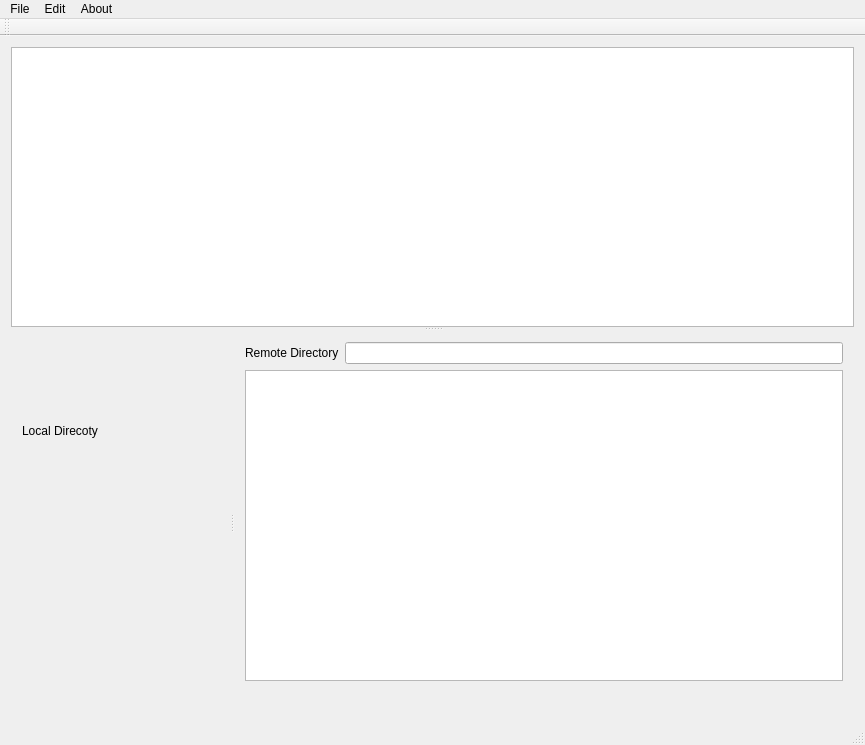
<?xml version="1.0" encoding="UTF-8"?>
<ui version="4.0">
 <class>MainWindow</class>
 <widget class="QMainWindow" name="MainWindow">
  <property name="geometry">
   <rect>
    <x>0</x>
    <y>0</y>
    <width>865</width>
    <height>745</height>
   </rect>
  </property>
  <property name="windowTitle">
   <string>MainWindow</string>
  </property>
  <widget class="QWidget" name="centralWidget">
   <layout class="QGridLayout" name="gridLayout">
    <item row="0" column="0">
     <widget class="QSplitter" name="splitter_2">
      <property name="orientation">
       <enum>Qt::Vertical</enum>
      </property>
      <widget class="QTextEdit" name="logEdit">
       <property name="readOnly">
        <bool>true</bool>
       </property>
      </widget>
      <widget class="QSplitter" name="splitter">
       <property name="orientation">
        <enum>Qt::Horizontal</enum>
       </property>
       <widget class="QWidget" name="layoutWidget">
        <layout class="QVBoxLayout" name="verticalLayout">
         <item>
          <layout class="QHBoxLayout" name="horizontalLayout">
           <item>
            <widget class="QLabel" name="label">
             <property name="text">
              <string>Local Direcoty</string>
             </property>
            </widget>
           </item>
          </layout>
         </item>
         <item>
          <widget class="QLabel" name="localInfo">
           <property name="text">
            <string/>
           </property>
          </widget>
         </item>
        </layout>
       </widget>
       <widget class="QWidget" name="layoutWidget">
        <layout class="QVBoxLayout" name="verticalLayout_2">
         <item>
          <layout class="QHBoxLayout" name="horizontalLayout_2">
           <item>
            <widget class="QLabel" name="label_2">
             <property name="text">
              <string>Remote Directory</string>
             </property>
            </widget>
           </item>
           <item>
            <widget class="QLineEdit" name="S3PathEdit"/>
           </item>
          </layout>
         </item>
         <item>
          <widget class="QTreeView" name="treeViewS3">
           <property name="editTriggers">
            <set>QAbstractItemView::NoEditTriggers</set>
           </property>
          </widget>
         </item>
         <item>
          <widget class="QLabel" name="S3Info">
           <property name="text">
            <string/>
           </property>
          </widget>
         </item>
        </layout>
       </widget>
      </widget>
     </widget>
    </item>
   </layout>
  </widget>
  <widget class="QMenuBar" name="menuBar">
   <property name="geometry">
    <rect>
     <x>0</x>
     <y>0</y>
     <width>865</width>
     <height>23</height>
    </rect>
   </property>
   <widget class="QMenu" name="menuFile">
    <property name="title">
     <string>File</string>
    </property>
   </widget>
   <widget class="QMenu" name="menuEdit">
    <property name="title">
     <string>Edit</string>
    </property>
   </widget>
   <widget class="QMenu" name="menuAbout">
    <property name="title">
     <string>About</string>
    </property>
   </widget>
   <addaction name="menuFile"/>
   <addaction name="menuEdit"/>
   <addaction name="menuAbout"/>
  </widget>
  <widget class="QToolBar" name="mainToolBar">
   <attribute name="toolBarArea">
    <enum>TopToolBarArea</enum>
   </attribute>
   <attribute name="toolBarBreak">
    <bool>false</bool>
   </attribute>
  </widget>
  <widget class="QStatusBar" name="statusBar">
   <property name="enabled">
    <bool>true</bool>
   </property>
  </widget>
 </widget>
 <layoutdefault spacing="6" margin="11"/>
 <resources/>
 <connections/>
</ui>
